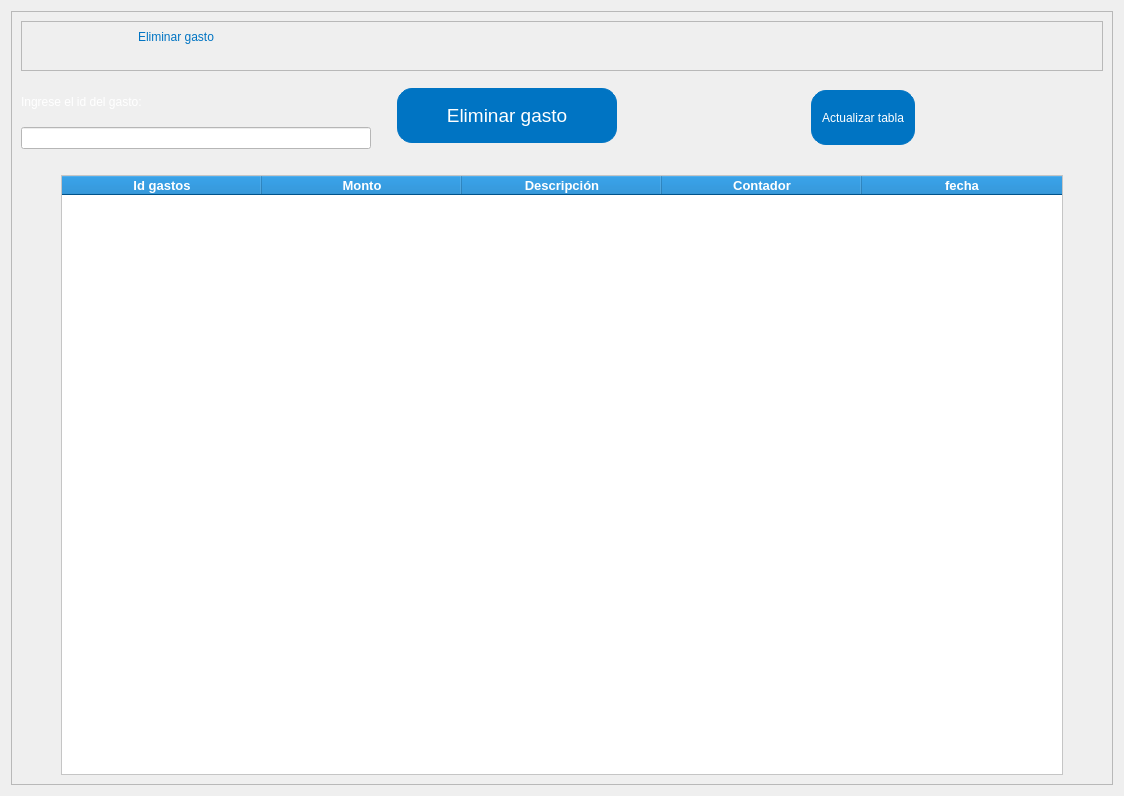
               <widget class="QWidget" name="pagina_eliminar_gastos">
                <layout class="QVBoxLayout" name="verticalLayout_13">
                 <item>
                  <widget class="QFrame" name="frame_5">
                   <property name="frameShape">
                    <enum>QFrame::StyledPanel</enum>
                   </property>
                   <property name="frameShadow">
                    <enum>QFrame::Raised</enum>
                   </property>
                   <layout class="QVBoxLayout" name="verticalLayout_16">
                    <item>
                     <widget class="QFrame" name="frame_7">
                      <property name="minimumSize">
                       <size>
                        <width>50</width>
                        <height>50</height>
                       </size>
                      </property>
                      <property name="maximumSize">
                       <size>
                        <width>16777215</width>
                        <height>50</height>
                       </size>
                      </property>
                      <property name="frameShape">
                       <enum>QFrame::StyledPanel</enum>
                      </property>
                      <property name="frameShadow">
                       <enum>QFrame::Raised</enum>
                      </property>
                      <widget class="QLabel" name="label_11">
                       <property name="geometry">
                        <rect>
                         <x>-20</x>
                         <y>-20</y>
                         <width>350</width>
                         <height>71</height>
                        </rect>
                       </property>
                       <property name="minimumSize">
                        <size>
                         <width>350</width>
                         <height>0</height>
                        </size>
                       </property>
                       <property name="maximumSize">
                        <size>
                         <width>350</width>
                         <height>16777215</height>
                        </size>
                       </property>
                       <property name="styleSheet">
                        <string notr="true">font: 75 30pt &quot;Segoe UI&quot;;

color: #0074c3;
</string>
                       </property>
                       <property name="text">
                        <string>Eliminar gasto</string>
                       </property>
                       <property name="alignment">
                        <set>Qt::AlignCenter</set>
                       </property>
                      </widget>
                     </widget>
                    </item>
                    <item>
                     <layout class="QVBoxLayout" name="verticalLayout_14">
                      <item>
                       <layout class="QHBoxLayout" name="horizontalLayout_11">
                        <item>
                         <layout class="QHBoxLayout" name="horizontalLayout_10">
                          <property name="bottomMargin">
                           <number>10</number>
                          </property>
                          <item>
                           <layout class="QVBoxLayout" name="verticalLayout_15">
                            <property name="spacing">
                             <number>0</number>
                            </property>
                            <property name="rightMargin">
                             <number>20</number>
                            </property>
                            <item>
                             <widget class="QLabel" name="label_19">
                              <property name="minimumSize">
                               <size>
                                <width>350</width>
                                <height>50</height>
                               </size>
                              </property>
                              <property name="maximumSize">
                               <size>
                                <width>350</width>
                                <height>50</height>
                               </size>
                              </property>
                              <property name="styleSheet">
                               <string notr="true">font: 15pt &quot;Segoe UI&quot;;
color: rgb(255, 255, 255);</string>
                              </property>
                              <property name="text">
                               <string>Ingrese el id del gasto:</string>
                              </property>
                              <property name="alignment">
                               <set>Qt::AlignLeading|Qt::AlignLeft|Qt::AlignVCenter</set>
                              </property>
                             </widget>
                            </item>
                            <item>
                             <widget class="QLineEdit" name="txt_id_eliminar_gasto">
                              <property name="maximumSize">
                               <size>
                                <width>400</width>
                                <height>16777215</height>
                               </size>
                              </property>
                              <property name="sizeIncrement">
                               <size>
                                <width>400</width>
                                <height>0</height>
                               </size>
                              </property>
                              <property name="styleSheet">
                               <string notr="true">color: rgb(0, 0, 0);
font: 15pt &quot;Segoe UI&quot;;
background-color: rgb(255, 255, 255);</string>
                              </property>
                              <property name="text">
                               <string/>
                              </property>
                             </widget>
                            </item>
                           </layout>
                          </item>
                          <item>
                           <widget class="QPushButton" name="bt_borrar_gasto">
                            <property name="minimumSize">
                             <size>
                              <width>220</width>
                              <height>55</height>
                             </size>
                            </property>
                            <property name="maximumSize">
                             <size>
                              <width>220</width>
                              <height>50</height>
                             </size>
                            </property>
                            <property name="font">
                             <font>
                              <family>Segoe UI</family>
                              <pointsize>14</pointsize>
                              <weight>50</weight>
                              <italic>false</italic>
                              <bold>false</bold>
                             </font>
                            </property>
                            <property name="cursor">
                             <cursorShape>PointingHandCursor</cursorShape>
                            </property>
                            <property name="styleSheet">
                             <string notr="true">QPushButton {
    background-color: #0074c3;  /* Color de fondo */
    color: rgb(255, 255, 255);
    border: 1px solid #0074c3;  /* Borde del botón */
    padding: 5px 10px;  /* Relleno interno */
    border-radius: 15px;  /* Bordes redondeados */
	font: 14pt &quot;Segoe UI&quot;;
}

QPushButton:hover{
  font: 14pt &quot;Segoe UI&quot;;
  background-color: #0063a5; 
}</string>
                            </property>
                            <property name="text">
                             <string>Eliminar gasto</string>
                            </property>
                            <property name="iconSize">
                             <size>
                              <width>45</width>
                              <height>45</height>
                             </size>
                            </property>
                           </widget>
                          </item>
                         </layout>
                        </item>
                        <item>
                         <layout class="QHBoxLayout" name="horizontalLayout_12">
                          <item>
                           <spacer name="horizontalSpacer_11">
                            <property name="orientation">
                             <enum>Qt::Horizontal</enum>
                            </property>
                            <property name="sizeHint" stdset="0">
                             <size>
                              <width>40</width>
                              <height>20</height>
                             </size>
                            </property>
                           </spacer>
                          </item>
                          <item>
                           <widget class="QPushButton" name="bt_actualizar_tabla">
                            <property name="minimumSize">
                             <size>
                              <width>0</width>
                              <height>55</height>
                             </size>
                            </property>
                            <property name="maximumSize">
                             <size>
                              <width>16777215</width>
                              <height>55</height>
                             </size>
                            </property>
                            <property name="cursor">
                             <cursorShape>PointingHandCursor</cursorShape>
                            </property>
                            <property name="styleSheet">
                             <string notr="true">QPushButton {
    background-color: #0074c3;  /* Color de fondo */
    color: rgb(255, 255, 255);
    border: 1px solid #0074c3;  /* Borde del botón */
    padding: 5px 10px;  /* Relleno interno */
    border-radius: 15px;  /* Bordes redondeados */
	font: 14pt &quot;Segoe UI&quot;;
}

QPushButton:hover{
  font: 14pt &quot;Segoe UI&quot;;
  background-color: #0063a5; 
}</string>
                            </property>
                            <property name="text">
                             <string>Actualizar tabla</string>
                            </property>
                            <property name="iconSize">
                             <size>
                              <width>45</width>
                              <height>45</height>
                             </size>
                            </property>
                           </widget>
                          </item>
                          <item>
                           <spacer name="horizontalSpacer_10">
                            <property name="orientation">
                             <enum>Qt::Horizontal</enum>
                            </property>
                            <property name="sizeHint" stdset="0">
                             <size>
                              <width>40</width>
                              <height>20</height>
                             </size>
                            </property>
                           </spacer>
                          </item>
                         </layout>
                        </item>
                       </layout>
                      </item>
                      <item>
                       <layout class="QHBoxLayout" name="horizontalLayout_15">
                        <property name="topMargin">
                         <number>10</number>
                        </property>
                        <item>
                         <spacer name="horizontalSpacer_12">
                          <property name="orientation">
                           <enum>Qt::Horizontal</enum>
                          </property>
                          <property name="sizeHint" stdset="0">
                           <size>
                            <width>40</width>
                            <height>20</height>
                           </size>
                          </property>
                         </spacer>
                        </item>
                        <item>
                         <widget class="QTableWidget" name="tabla_eliminar_gastos">
                          <property name="minimumSize">
                           <size>
                            <width>1002</width>
                            <height>600</height>
                           </size>
                          </property>
                          <property name="maximumSize">
                           <size>
                            <width>1001</width>
                            <height>16777215</height>
                           </size>
                          </property>
                          <property name="cursor" stdset="0">
                           <cursorShape>PointingHandCursor</cursorShape>
                          </property>
                          <property name="styleSheet">
                           <string notr="true">QTableWidget {
    background-color: rgb(255, 255, 255);
    font: 10pt &quot;Segoe UI&quot;;
}

QHeaderView::section {
    background-color: #0074c3;
    color: rgb(255, 255, 255);
}

QTableWidget QTableCornerButton::section {
    background-color: #0074c3;
}

QTableWidget::item:focus {
    background-color: rgb(227, 227, 227);
    color: rgb(0, 0, 0);
}

QTableWidget QLineEdit {
    color: rgb(255, 255, 255);
}

QScrollBar:vertical {
    border: 1px solid #0074c3;
    background: #0074c3;       /* Cambiado a azul */
    width: 12px;
}

QScrollBar::handle:vertical {
    background: #ffffff;        /* Color del &quot;mango&quot; de la barra de desplazamiento vertical */
}

QScrollBar::add-line:vertical,
QScrollBar::sub-line:vertical {
    border: 2px solid #0074c3;
    color: rgb(0, 0, 0);       /* Color de las flechas de la barra de desplazamiento vertical */
    background: #ffffff;
}

QScrollBar:horizontal {
    border: 1px solid #0074c3;
    background: #0074c3;        /* Cambiado a azul */
    height: 12px;
}

QScrollBar::handle:horizontal {
    background: #ffffff;        /* Color del &quot;mango&quot; de la barra de desplazamiento horizontal */
}

QScrollBar::add-line:horizontal,
QScrollBar::sub-line:horizontal {
    border: 2px solid #0074c3;
    color: rgb(0, 0, 0);       /* Color de las flechas de la barra de desplazamiento horizontal */
    background: #ffffff;
}
</string>
                          </property>
                          <attribute name="horizontalHeaderDefaultSectionSize">
                           <number>200</number>
                          </attribute>
                          <column>
                           <property name="text">
                            <string>Id gastos</string>
                           </property>
                           <property name="font">
                            <font>
                             <pointsize>10</pointsize>
                             <weight>75</weight>
                             <bold>true</bold>
                            </font>
                           </property>
                          </column>
                          <column>
                           <property name="text">
                            <string>Monto</string>
                           </property>
                           <property name="font">
                            <font>
                             <pointsize>10</pointsize>
                             <weight>75</weight>
                             <bold>true</bold>
                            </font>
                           </property>
                          </column>
                          <column>
                           <property name="text">
                            <string>Descripción</string>
                           </property>
                           <property name="font">
                            <font>
                             <pointsize>10</pointsize>
                             <weight>75</weight>
                             <bold>true</bold>
                            </font>
                           </property>
                          </column>
                          <column>
                           <property name="text">
                            <string>Contador</string>
                           </property>
                           <property name="font">
                            <font>
                             <pointsize>10</pointsize>
                             <weight>75</weight>
                             <bold>true</bold>
                            </font>
                           </property>
                          </column>
                          <column>
                           <property name="text">
                            <string>fecha</string>
                           </property>
                           <property name="font">
                            <font>
                             <pointsize>10</pointsize>
                             <weight>75</weight>
                             <bold>true</bold>
                            </font>
                           </property>
                          </column>
                         </widget>
                        </item>
                        <item>
                         <spacer name="horizontalSpacer_13">
                          <property name="orientation">
                           <enum>Qt::Horizontal</enum>
                          </property>
                          <property name="sizeHint" stdset="0">
                           <size>
                            <width>40</width>
                            <height>20</height>
                           </size>
                          </property>
                         </spacer>
                        </item>
                       </layout>
                      </item>
                     </layout>
                    </item>
                   </layout>
                  </widget>
                 </item>
                </layout>
               </widget>
